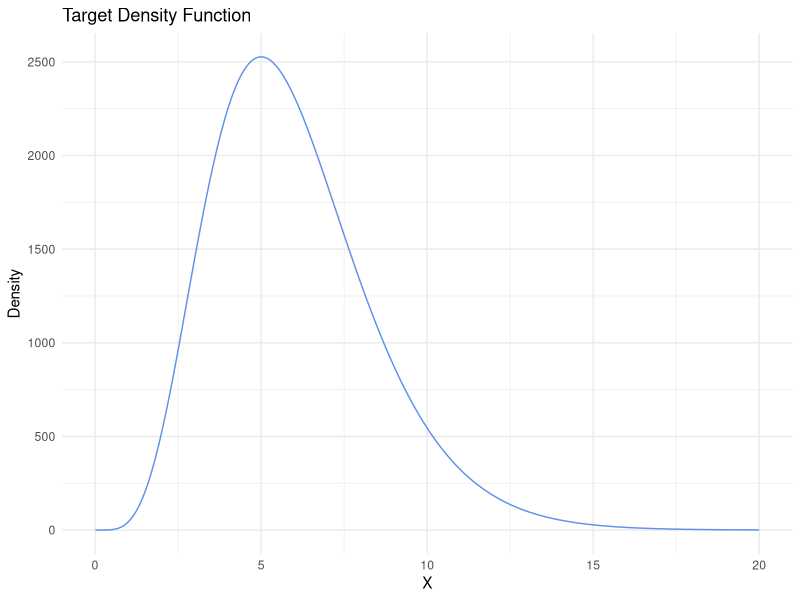
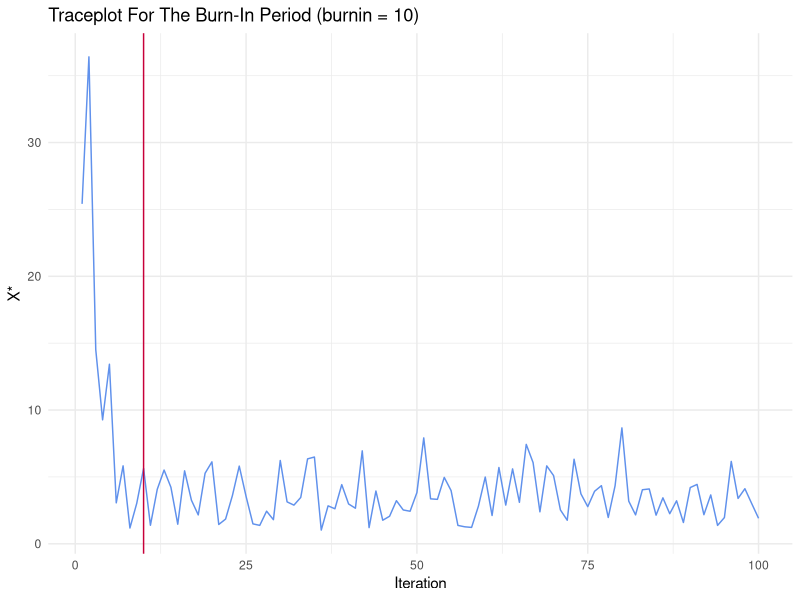
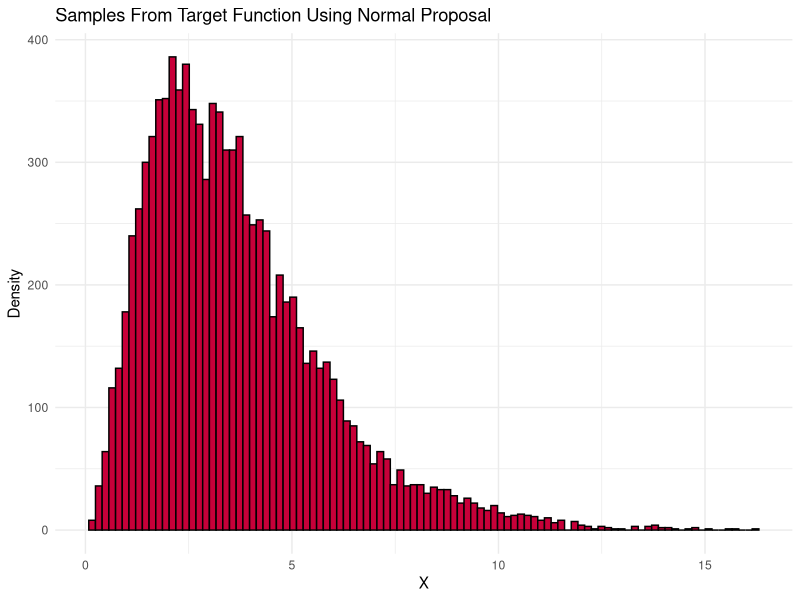
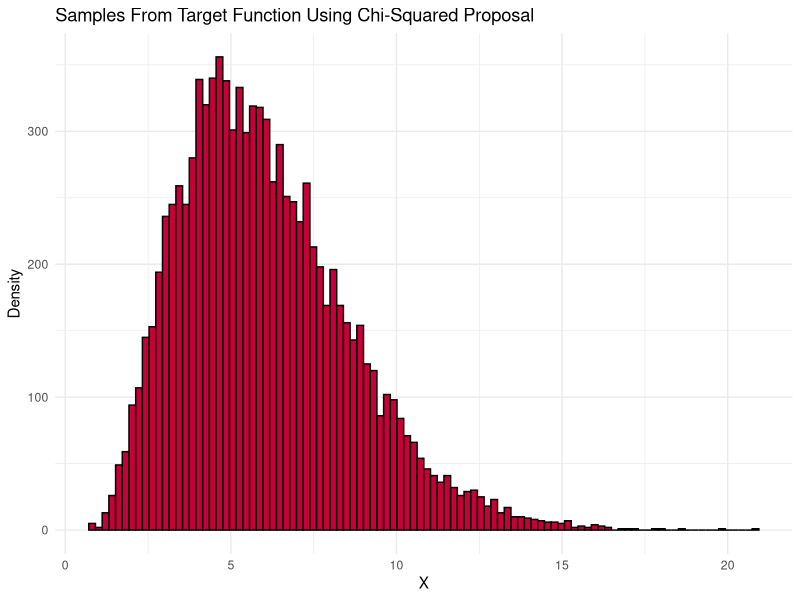
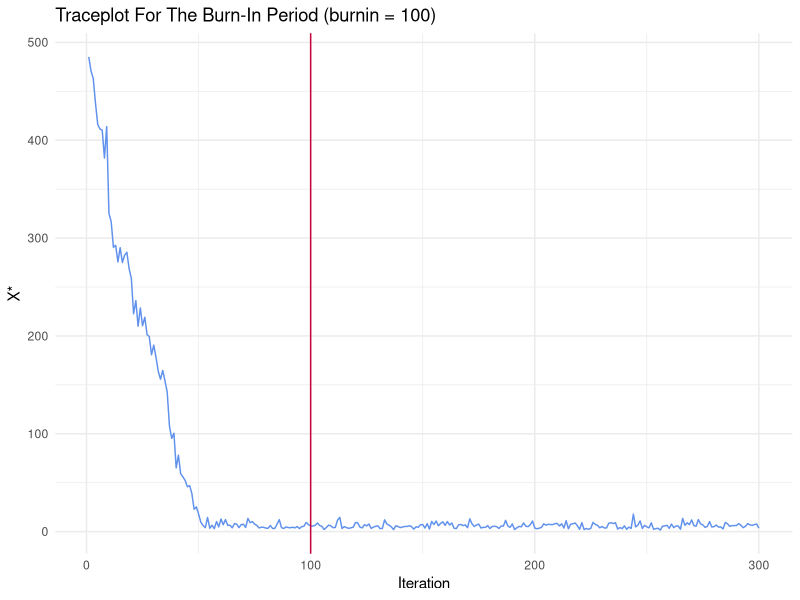

The R script that drew these images, in order:
## ---- chunk 1
knitr::opts_chunk$set(echo = TRUE, cache = FALSE, include = TRUE, eval = TRUE)
library(knitr)
library(readxl)
library(ggplot2)
library(gridExtra)
set.seed(12345)
## ---- chunk 2

# Target function with original scaling
f = function(x) {
  return(120 * x^5 * exp(-x))
}

# Target function
df = function(x) {
  if (sum(c(x) <= 0) > 0) x = 0.0001
  return(x^5 * exp(-x))
}

## ---- chunk 3

sequence = seq(from = 0.01, to = 20, by = 0.01)

real_f = f(sequence)
plotdf = data.frame(sequence, real_f)

ggplot(plotdf) +
  geom_line(aes(x = sequence, y = real_f), color = "#6091ec") +
  labs(title = "Target Density Function", y = "Density",
  x = "X", color = "Legend") +
  theme_minimal()

## ---- chunk 4

#' Metropolis Hasting Algorithm
#'
#' @param n Number of samples from the target distribution.
#' @param x_0 Initial state from Pi. 
#' @param b Burn-in steps to remove from samples.
#'
#' @return Returns a list containing samples.
#' @export
#'
#' @examples
metropolis_hasting = function(n = 1, x_0 = 1, b = 50, proposal = "lnorm",
                              keep_burnin = FALSE) {
  
  # Vectors to store the samples in
  samples = c()
  
  # Samples from proposel from the random walk (MC)
  xt = x_0
  xt_1 = x_0
  
  while (length(samples) < n) {
    
    # Generate proposal state
    if (proposal == "lnorm") {
      x_star = rlnorm(n = 1, meanlog = log(xt), sdlog = 1)
      
      # Calculate correction factor C
      c = dlnorm(xt_1, meanlog = xt, sdlog = 1) /
      dlnorm(x_star, meanlog = xt, sdlog = 1)
    }
    else if (proposal == "chisquared") {
      x_star = rchisq(n = 1, df = floor(xt))
      
       # Calculate correction factor C
      c = dchisq(x = xt_1, df = floor(xt)) /
      dchisq(x_star, df = floor(xt))
    }
    else {
      stop("Invalid proposal.")
    }
    
    # Calculate acceptance probability alpha
    if (df(xt_1) <= 0) {
      alpha = 0
    }
    else {
      alpha = min(1, df(x_star)/df(xt_1) * c)
    }
    
    # Generate u from uniform
    u = runif(n = 1, min = 0, max = 1)
    
    # Decide if to accept or reject the proposal
    if (u <= alpha) {
      # Accept
      xt_1 = xt
      xt = x_star
      samples = c(samples, x_star)
    }
    else {
      # Reject
      xt = xt_1
    }
  }
  
  # Return samples
  if (keep_burnin) return(samples)
  return(samples[b+1:length(samples)])
}

## ---- chunk 5

burnin = 10

results = metropolis_hasting(100, x_0 = 40, b = burnin, proposal = "lnorm",
                             keep_burnin = TRUE)

plotdf = data.frame(index = 1:length(results), values = results)

ggplot(plotdf) +
  geom_line(aes(x = index, y = values), color = "#6091ec") +
  labs(title = "Traceplot For The Burn-In Period (burnin = 10)", y = "X*",
  x = "Iteration", color = "Legend") +
  geom_vline(xintercept = burnin, color = "#C70039") + 
  theme_minimal()

## ---- chunk 6

results = metropolis_hasting(10000, x_0 = 5, b = 100, proposal = "lnorm")

plotdf = data.frame(results)

ggplot(plotdf) +
  geom_histogram(aes(x = results),
                 color = "#000000", fill = "#C70039", bins = length(results)/100) +
  labs(title = "Samples From Target Function Using Normal Proposal", y = "Density",
  x = "X", color = "Legend") +
  theme_minimal()

## ---- chunk 7

results = metropolis_hasting(10000, x_0 = 5, b = 100, proposal = "chisquared")

plotdf = data.frame(results)

ggplot(plotdf) +
  geom_histogram(aes(x = results),
                 color = "#000000", fill = "#C70039", bins = length(results)/100) +
  labs(title = "Samples From Target Function Using Chi-Squared Proposal", y = "Density",
  x = "X", color = "Legend") +
  theme_minimal()

## ---- chunk 8

burnin = 100

results = metropolis_hasting(300, x_0 = 500, b = burnin, proposal = "chisquared", keep_burnin = TRUE)

plotdf = data.frame(index = 1:length(results), values = results)

ggplot(plotdf) +
  geom_line(aes(x = index, y = values), color = "#6091ec") +
  labs(title = "Traceplot For The Burn-In Period (burnin = 100)", y = "X*",
  x = "Iteration", color = "Legend") +
  geom_vline(xintercept = burnin, color = "#C70039") + 
  theme_minimal()

## ---- chunk 9

# Loading RData
#data2 = get(load("data.RData"))
#head(data2)

